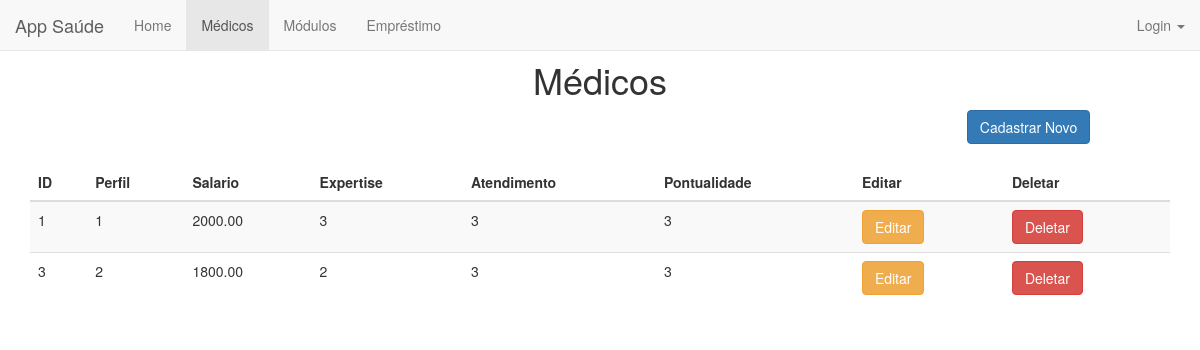
/medico/, run on the app's committed database.
### medico/models.py (models this page shows)
class Medico(models.Model):
    classificacao = ((1,'1'),(2,'2'),(3,'3'))
    id = models.AutoField(u'id', primary_key=True, unique=True, default=1)
    perfil = models.IntegerField(validators=[MinValueValidator(1)])
    salario = models.FloatField(validators=[MinValueValidator(0.0)])
    expertise = models.IntegerField(default=1, choices=classificacao)
    atendimento = models.IntegerField(default=1, choices=classificacao)
    pontualidade = models.IntegerField(default=1, choices=classificacao)

### medico/views.py (the view)
def medico_index(request):
    medicos = Medico.objects.order_by('perfil')
    return render(request, 'medico/medico_index.html', {'medicos':medicos})

### medico/templates/medico/medico_index.html (shortened to what this page needs)
{% extends 'base.html' %}
{% load staticfiles %}
{% block medico %}class="active"{% endblock %}
{% block body %}
    <div class="container">
        <center><h1>Médicos</h1></center>
        <div align="right" style="margin-right: 7%">
            <a href="{% url 'medico:medico_new' %}"><button type="submit" class="btn btn-primary">Cadastrar Novo</button></a>
        </div>
        <br>
        <table class="table table-striped">
        <thead>
            <tr>
                <th>ID</th>
                <th>Perfil</th>
                <th>Salario</th>
                <th>Expertise</th>
                <th>Atendimento</th>
                <th>Pontualidade</th>
                <th>Editar</th>
                <th>Deletar</th>
            </tr>
        </thead>
        <tbody>
            {% for medico in medicos %}
                <tr>
                    <td>{{medico.id}}</td>
                    <td>{{medico.perfil}}</td>
                    <td>{{medico.salario | floatformat:2}}</td>
                    <td>{{medico.expertise}}</td>
                    <td>{{medico.atendimento}}</td>
                    <td>{{medico.pontualidade}}</td>
                    <td><a href="{% url 'medico:medico_edit' medico.id %}"><button type="button" class="btn btn-warning">Editar</button></a></td>
                    <td><a href="{% url 'medico:medico_delete' medico.id %}"><button type="button" class="btn btn-danger">Deletar</button></a></td>
                </tr>
            {% endfor %}
        </tbody>
        </table>
    </div>
{% endblock body %}

### data on the page
Medico: id "1", perfil "1", salario "2000.00", expertise "3", atendimento "3", pontualidade "3"
Medico: id "3", perfil "2", salario "1800.00", expertise "2", atendimento "3", pontualidade "3"
